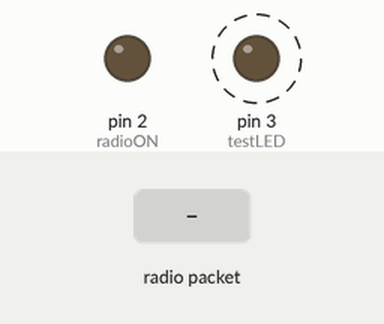
This sketch was run on a simulated Arduino Uno, built with avr-gcc and run on an emulated ATmega328P. Shown: output pins drawn as LEDs (lit = HIGH). Dashed ring = blinking. The inputs (shaded band) are chosen by the test bench. No radio packets arrive unless stated.

Above: at 1.3 s.
1.4 s: radio packet "nrftest" arrives
At 1.9 s:
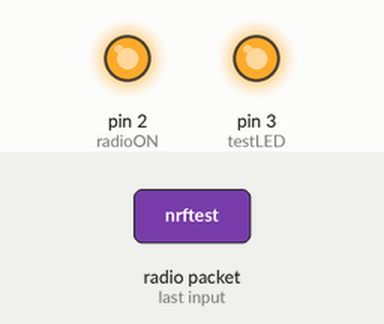
At 2.63 s:
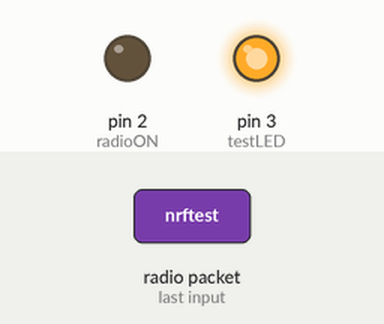
Timing chart, 0 to 10.4 s (numbered marks = the images above; inputs shaded):
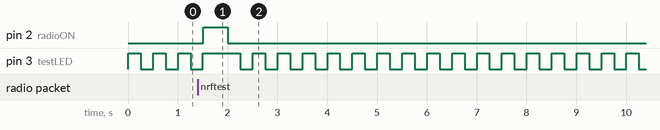

The sketch:

NRF24-receiver.ino
```cpp
#include <SPI.h>
#include <nRF24L01.h>
#include <RF24.h>

RF24 radio(7, 8);

const int radioON = 2;
const int testLED = 3;

const byte address[6] = "00001";

void setup() {
  // put your setup code here, to run once:
  pinMode(radioON, OUTPUT);
  pinMode(testLED, OUTPUT);

  radio.begin();
  radio.openReadingPipe(0, address);
  radio.setPALevel(RF24_PA_MIN);
  radio.setDataRate(RF24_250KBPS);
  radio.startListening();
}

void loop() {
  char text[32] = "";
  digitalWrite(testLED, HIGH);

  if (radio.available()) {
    radio.read(&text, sizeof(text));
    String transData = String(text);
    if (transData == "nrftest") {
      digitalWrite(radioON, HIGH);
      delay(500);
      digitalWrite(radioON, LOW);
    }
  }
  delay(250);
  digitalWrite(testLED, LOW);
  delay(250);
}
```

Measured:
- after the input at 1.4 s, pin 2 (radioON): LOW → HIGH after 0.11 s, → LOW 0.50 s later
- by itself, pin 3 (testLED): repeats every 0.50 s: LOW 0.25 s, HIGH 0.25 s
